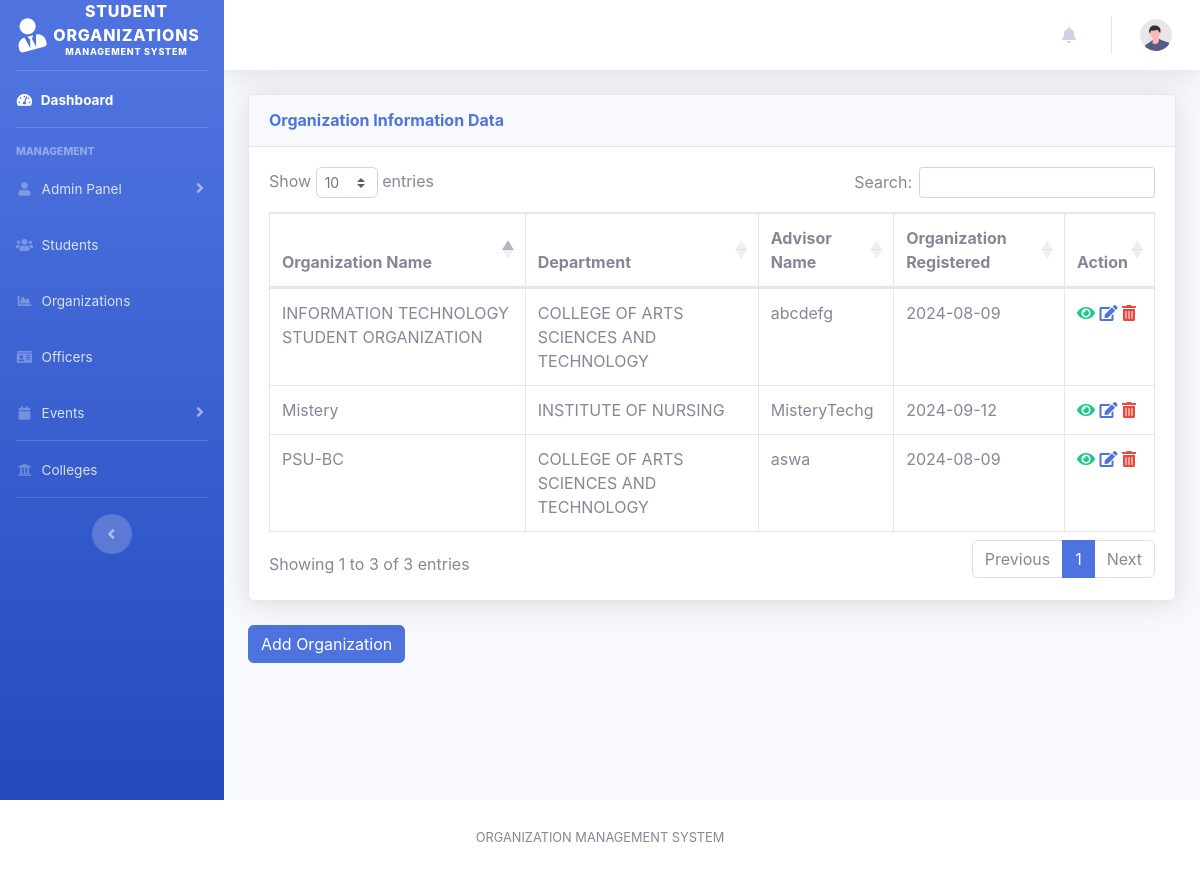
/admin/organizations_data.php, run on the app's committed database.
### tables this page shows
CREATE TABLE `organizations`  (
  `id` int NOT NULL AUTO_INCREMENT,
  `organization_name` varchar(255) NOT NULL,
  `organization_type` varchar(255) NOT NULL,
  `department` varchar(255) NOT NULL,
  `advisor_name` varchar(255) NOT NULL,
  `contact_email` varchar(255) NOT NULL,
  `logo` varchar(255) NOT NULL,
  `created_at` date NOT NULL DEFAULT current_timestamp,
  `requirements` varchar(255) NULL DEFAULT NULL,
  PRIMARY KEY (`id`) USING BTREE
);

### admin/organizations_data.php (the view, shortened to what this page needs)
<?php
include("admin_header.php");
include("../include/connection.php");
$query = "SELECT * FROM organizations";
$result = mysqli_query($connection, $query);
?>
<body id="page-top">
    <div id="wrapper">
        <?php
        include("admin_sidebar.php");
        ?>
        <div id="content-wrapper" class="d-flex flex-column">
            <div id="content">
                <?php
                include("admin_topbar.php");
                ?>
                <div class="container-fluid">
                    <div class="card shadow mb-4">
                        <div class="card-header py-3">
                            <h6 class="m-0 font-weight-bold text-primary">Organization Information Data</h6>
                        </div>
                        <div class="card-body">
                            <div class="table-responsive">
                                <table class="table table-bordered" id="organizationTable" width="100%" cellspacing="0">
                                    <thead>
                                        <tr>
                                            <th>Organization Name</th>
                                            <th>Department</th>
                                            <th>Advisor Name</th>
                                            <th>Organization Registered</th>
                                            <th>Action</th>
                                        </tr>
                                    </thead>
                                    <tbody>
                                        <?php
                                        while ($row = mysqli_fetch_assoc($result)) {
                                            echo "<tr>";
                                            echo "<td>" . $row['organization_name'] . "</td>";
                                            echo "<td>" . $row['department'] . "</td>";
                                            echo "<td>" . $row['advisor_name'] . "</td>";
                                            echo "<td>" . $row['created_at'] . "</td>";
                                            echo "<td>";
                                            echo "<a href='view_org.php?id=" . $row['id'] . "'><i class='fas fa-eye text-success'></i></a> ";
                                            echo "<a href='#' data-toggle='modal' data-target='#editModal" . $row['id'] . "'><i class='fas fa-edit text-primary'></i></a> ";
                                            echo "<a href='#' data-toggle='modal' data-target='#deleteModal" . $row['id'] . "'><i class='fas fa-trash-alt text-danger'></i></a>";
                                            echo "</td>";
                                            echo "</tr>";
                                        }
                                        ?>
                                    </tbody>
                                </table>
                            </div>
                        </div>
                    </div>
                <tfoot>
                    <tr>
                        <td colspan="4" style="text-align: center;">
                            <a href="organization_registration.php" class="btn btn-primary">Add Organization</a>
                        </td>
                    </tr>
                </tfoot>
        </div>
    </div>
</div>
</div>
    <?php
    include("admin_footer.php");
    ?>

### data on the page
organizations: organization_name "INFORMATION TECHNOLOGY STUDENT ORGANIZATION", department "COLLEGE OF ARTS SCIENCES AND TECHNOLOGY", advisor_name "abcdefg", created_at "2024-08-09"
organizations: organization_name "PSU-BC", department "COLLEGE OF ARTS SCIENCES AND TECHNOLOGY", advisor_name "aswa", created_at "2024-08-09"
organizations: organization_name "Mistery", department "INSTITUTE OF NURSING", advisor_name "MisteryTechg", created_at "2024-09-12"
